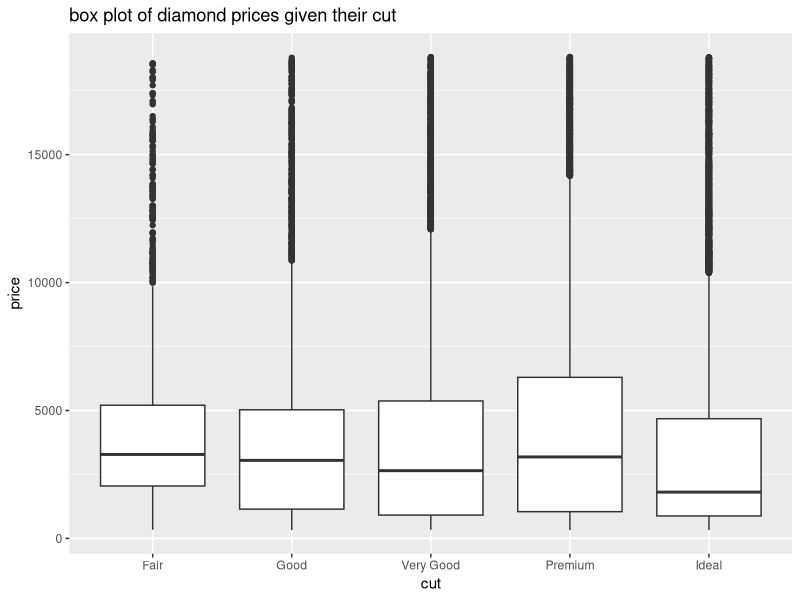
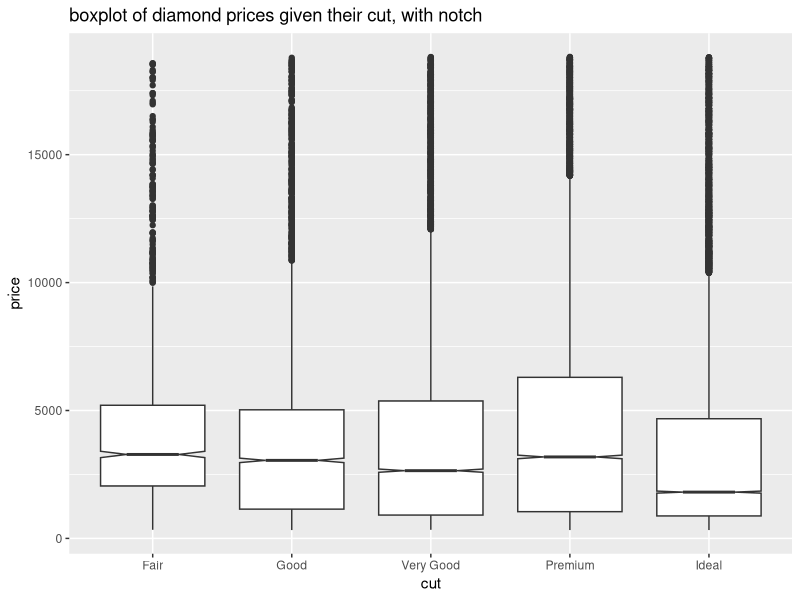
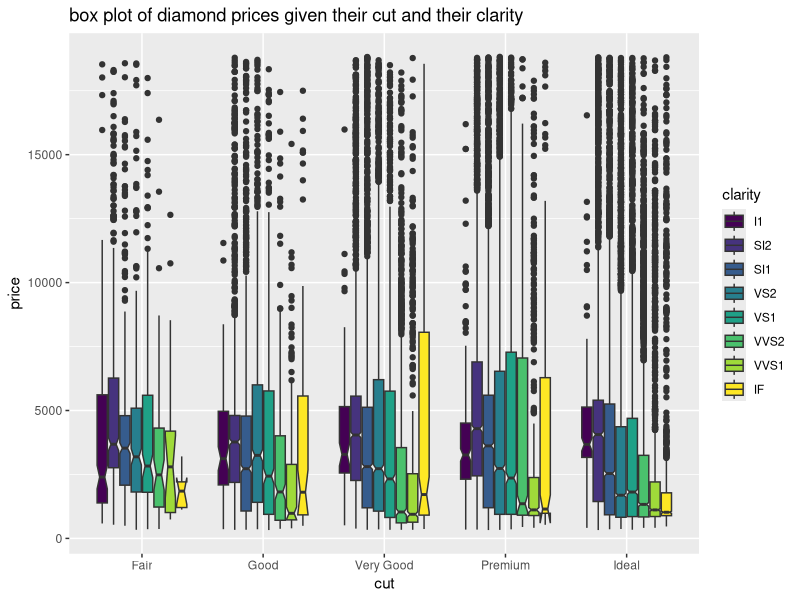
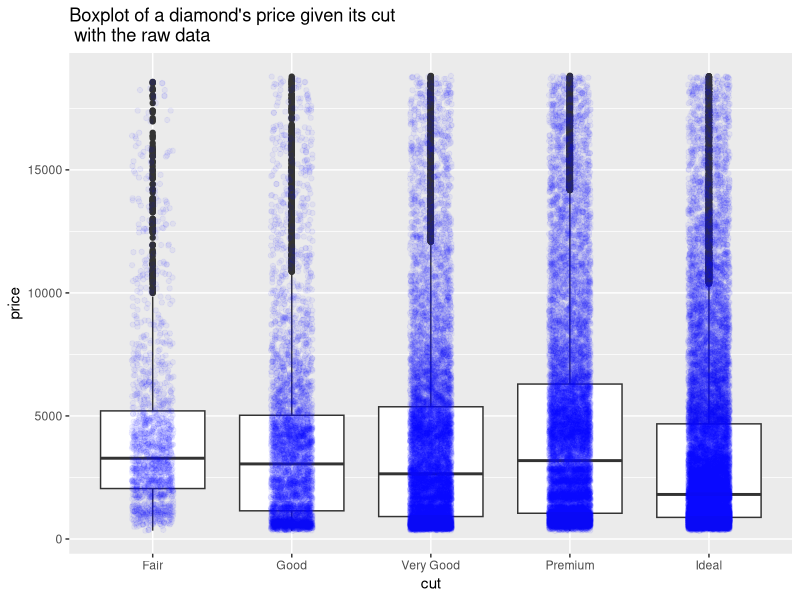

Here is the R script that generated these plots, in order:
# Activity 02_05: Using Boxplots 

library(ggplot2)
head(diamonds)
summary(diamonds)

# Example 01
# box plot of a diamond's price given its cut
p <- ggplot(diamonds, aes( x = cut, y = price))
p + geom_boxplot() + 
  ggtitle("box plot of diamond prices given their cut")

# Example 02
# boxplot of a diamond's price given its cut
p + geom_boxplot(notch = TRUE) + 
  ggtitle("boxplot of diamond prices given their cut, with notch")

# Example 03
# boxplot with notch, 
p + geom_boxplot(aes(fill = clarity), notch=TRUE) + 
  ggtitle("box plot of diamond prices given their cut and their clarity")

# Example 04
# boxplot of a diamond's price given its cut and the raw data
ggplot(diamonds, aes( x = cut, y = price)) + 
  geom_boxplot() + ggtitle("Boxplot of a diamond's price given its cut\n with the raw data") +
  geom_point( colour='blue', alpha = 0.05, position = position_jitter(w=0.15))

# for more information:
# http://docs.ggplot2.org/current/geom_boxplot.html
# http://docs.ggplot2.org/current/geom_violin.html